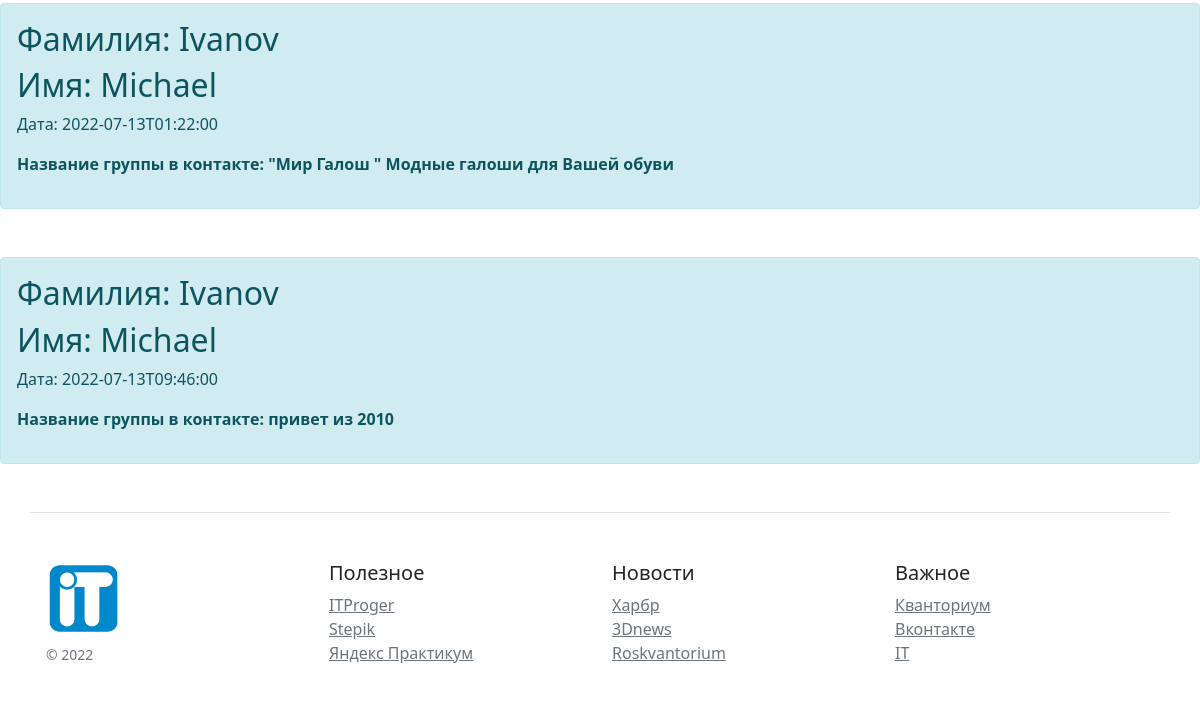
The app's page /post (lower part), older data.
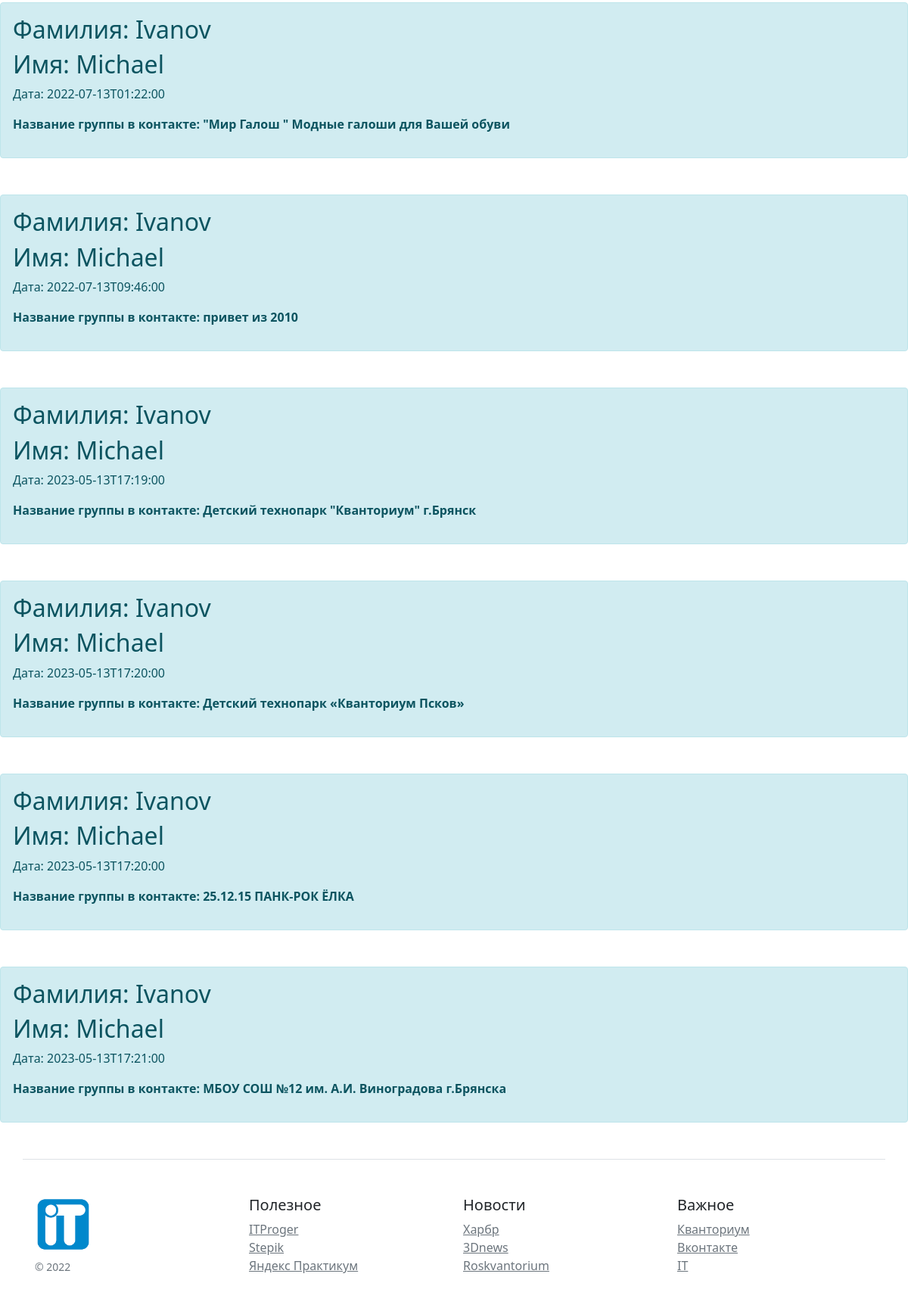
The same page, newer data.
### tables this page shows
CREATE TABLE users (i INTEGER PRIMARY KEY, id INTEGER, "first" CHAR, "last" CHAR, id_group INTEGER, sub_date DATETIME, name_group CHAR);

### app.py (the view)
@app.route('/post')
def subscribe():
    db = get_db()
    db = FlaskDataBase(db)
    return render_template('post.html', subs=db.get())

### app.py (called while the page is built)
def get_db():
    if not hasattr(g, 'link_db'):
        g.link_db = connect_db()
    return g.link_db

def connect_db():
    conn = sqlite3.connect(app.config['DATABASE'])
    conn.row_factory = sqlite3.Row
    return conn

    def get(self):
        try:
            sql = ''' SELECT * FROM users'''
            self.__cur.execute(sql)
            res = self.__cur.fetchall()
            if res: return res
        except:
            print('Ошибка получения меню БД')
        return []

### templates/post.html (shortened to what this page needs)
{% extends 'base.html' %}
{% block body %}
    {% for el in subs %}
    <div class="contaner mt-5">
        <div class="alert alert-info">
            <h2> Фамилия: {% print(el[3]) %} </h2>
            <h2> Имя: {% print(el[2]) %} </h2>
            <p>Дата: {{ el[5] }} </p>
            <p> <b>Название группы в контакте: {{ el[6] }} </b></p>
        </div>
    {% endfor %}
    </div>
{% endblock %}

### templates/base.html (shortened to what this page needs)
<!doctype html>
<html lang="ru">
<head>
    <link rel="stylesheet" href='{{ url_for("static", filename="css/bootstrap.min.css")}}'>
</head>
<body>
    {% block body %}{% endblock %}
    <footer class="container pt-4 my-md-5 pt-md-5 border-top">
    <div class="row">
      <div class="col-12 col-md">
        <img class="mb-2" src="{{ url_for("static", filename="/img/it.png") }}" width="75" height="75">
        <small class="d-block mb-3 text-muted">© 2022</small>
      </div>
      <div class="col-6 col-md">
        <h5>Полезное</h5>
        <ul class="list-unstyled text-small">
          <li><a class="text-muted" href="https://itproger.com/courses/">ITProger</a></li>
          <li><a class="text-muted" href="https://stepik.org/learn">Stepik</a></li>
          <li><a class="text-muted" href="https://practicum.yandex.ru/">Яндекс Практикум</a></li>
        </ul>
      </div>
      <div class="col-6 col-md">
        <h5>Новости</h5>
        <ul class="list-unstyled text-small">
           <li><a class="text-muted" href="https://habr.com/ru/news/">Харбр</a></li>
          <li><a class="text-muted" href="https://3dnews.ru/">3Dnews</a></li>
          <li><a class="text-muted" href="https://roskvantorium.ru/">Roskvantorium</a></li>
        </ul>
      </div>
      <div class="col-6 col-md">
        <h5>Важное</h5>
        <ul class="list-unstyled text-small">
           <li><a class="text-muted" href="https://kvantorium32.ru/it.html">Кванториум</a></li>
          <li><a class="text-muted" href="https://vk.com/kvantorium32">Вконтакте</a></li>
          <li><a class="text-muted" href="https://kvantorium32.ru/it.html">IT</a></li>
        </ul>
      </div>
    </div>
  </footer>
</body>

Row changes from the older to the newer data that the page shows:
added users: last "Ivanov", first "Michael", sub_date "2023-05-13T17:19:00", name_group "Детский технопарк \"Кванториум\" г.Брянск"
added users: last "Ivanov", first "Michael", sub_date "2023-05-13T17:20:00", name_group "Детский технопарк «Кванториум Псков»"
added users: last "Ivanov", first "Michael", sub_date "2023-05-13T17:20:00", name_group "25.12.15 ПАНК-РОК ЁЛКА"
added users: last "Ivanov", first "Michael", sub_date "2023-05-13T17:21:00", name_group "МБОУ СОШ №12 им. А.И. Виноградова г.Брянска"
